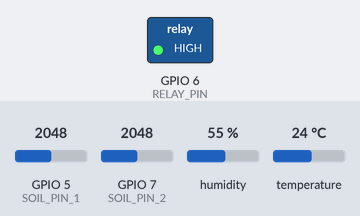
Bench run of a sketch on a simulated ESP32-S3. Shown: switched loads named in the sketch (green lamp = pin HIGH). Inputs (shaded band) come from the test bench; at power-on: GPIO 5 (SOIL_PIN_1) = 2048, GPIO 7 (SOIL_PIN_2) = 2048, humidity 55 %, temperature 24 °C. WiFi joins after 1.5 s; servers stay silent unless stated; uploads are accepted with an empty reply; what the sketch prints to the serial monitor is not drawn.

Above: at 3.7 s.
3.8 s: GPIO 5 (SOIL_PIN_1) set to 2892
5.7 s: GPIO 5 (SOIL_PIN_1) set to 3007
At 7.3 s:
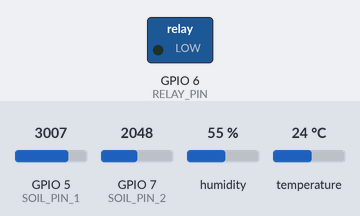
9.0 s: GPIO 5 (SOIL_PIN_1) set to 2866
At 10.7 s:
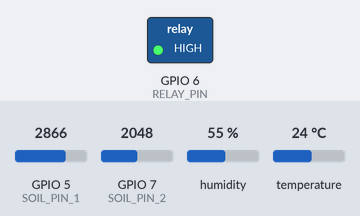
11.0 s: GPIO 5 (SOIL_PIN_1) set to 3540
At 12.0 s:
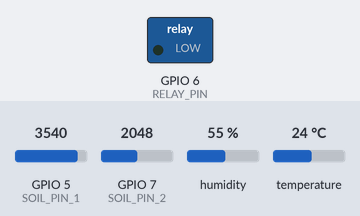
Timing chart, 0 to 14.0 s (numbered marks = the images above; inputs shaded):
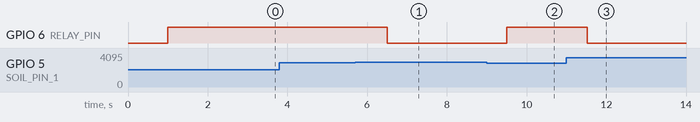

Measured:
- the behaviour switches between 2953 and 2954 on GPIO 5 (SOIL_PIN_1) (found by bisection; images 0 and 1)
- after the input at 3.8 s, every drawn part: stays the same
- after the input at 5.7 s, GPIO 6 (RELAY_PIN): HIGH → LOW after 0.80 s
- after the input at 9.0 s, GPIO 6 (RELAY_PIN): LOW → HIGH after 0.50 s
- after the input at 11.0 s, GPIO 6 (RELAY_PIN): HIGH → LOW after 0.53 s

The sketch:

WORKING_CODE_wifi_changed.ino
```cpp
#include <WiFi.h>
#include <WiFiClientSecure.h>
#include <HTTPClient.h>
#include <ArduinoJson.h>
#include "DHT.h"

// --- Wi-Fi Credentials ---
const char* ssid = "Nishant ka phone";
const char* password = "nishant1234";

// --- Firebase Database URL (NO trailing slash) ---
const String FIREBASE_URL = "https://auto-irrigation-system-8225b-default-rtdb.asia-southeast1.firebasedatabase.app";

// --- Hardware Pins ---
const int DHT_PIN    = 4; // DHT11 Data Pin
const int SOIL_PIN_1 = 5; // Soil Sensor 1 (AO)
const int RELAY_PIN  = 6; // Relay IN Pin
const int SOIL_PIN_2 = 7; // Soil Sensor 2 (AO)

#define DHTTYPE DHT11
DHT dht(DHT_PIN, DHTTYPE);

// --- Thresholds & Calibration ---
const int DRY_ADC_VAL          = 4095; // ADC reading in dry air (0% moisture)
const int WET_ADC_VAL          = 1200; // ADC reading submerged in water (100% moisture)
const int MOISTURE_THRESHOLD   = 2500; // Above this = Dry soil (Pump ON)
const int CRITICAL_WILT_LIMIT  = 3500; // Emergency dry limit (overrides heat lockout)
const float MAX_SAFE_TEMP      = 35.0; // Thermal lockout above 35C
const int SENSOR_DELTA_LIMIT   = 5000; // Set to 5000 for 1-cup testing (Change to 1000 for fault demo)

// --- Independent Non-Blocking Timers ---
unsigned long lastSerialPrint = 0; // Runs every 1 second (1000 ms)
unsigned long lastCloudSync   = 0; // Runs every 3 seconds (3000 ms)

bool autoMode = true;

// Shared state variables
int soil1 = 0, soil2 = 0, avgMoisture = 0, moisturePct = 0;
float tempC = 0.0, humidity = 0.0, vpd = 0.0;
bool dhtError = false, sensorFault = false, thermalLockout = false, pumpRunning = false;

void setup() {
  Serial.begin(115200);
  delay(1000);

  // CRITICAL: Configure ADC attenuation to 11dB (0 - 3.1V full-scale)
  // Without this, ESP32 ADC caps at 1.1V, causing soil sensors to read 4095 (0% moisture)!
  analogSetAttenuation(ADC_11db);

  pinMode(RELAY_PIN, OUTPUT);
  digitalWrite(RELAY_PIN, HIGH); // Pump OFF by default (Active-LOW relay)

  pinMode(SOIL_PIN_1, INPUT);
  pinMode(SOIL_PIN_2, INPUT);

  dht.begin();

  // Connect to Wi-Fi
  WiFi.mode(WIFI_STA);
  WiFi.begin(ssid, password);
  Serial.print("Connecting to Wi-Fi");
  while (WiFi.status() != WL_CONNECTED) {
    delay(500);
    Serial.print(".");
  }
  Serial.println("\nConnected to Wi-Fi! IP: " + WiFi.localIP().toString());
}

void loop() {
  unsigned long currentMillis = millis();

  // =========================================================================
  // TASK 1: READ SENSORS & PRINT TO SERIAL MONITOR EVERY 1 SECOND (1000 ms)
  // =========================================================================
  if (currentMillis - lastSerialPrint >= 1000) {
    lastSerialPrint = currentMillis;

    // 1. Read Soil Sensors & Calculate Average + Percentage (0-100%)
    soil1 = analogRead(SOIL_PIN_1);
    soil2 = analogRead(SOIL_PIN_2);
    avgMoisture = (soil1 + soil2) / 2;
    moisturePct = constrain(map(avgMoisture, DRY_ADC_VAL, WET_ADC_VAL, 0, 100), 0, 100);

    sensorFault = (abs(soil1 - soil2) > SENSOR_DELTA_LIMIT);

    // 2. Read Temperature & Humidity from DHT11
    float rawTemp = dht.readTemperature();
    float rawHum  = dht.readHumidity();

    if (isnan(rawTemp) || isnan(rawHum)) {
      dhtError = true;
    } else {
      dhtError = false;
      tempC = rawTemp;
      humidity = rawHum;
      // Calculate Vapor Pressure Deficit (VPD in kPa)
      float es = 0.61078 * exp((17.27 * tempC) / (tempC + 237.3));
      vpd = es * (1.0 - (humidity / 100.0));
    }

    // 3. Evaluate Local Auto Logic
    // When temperature exceeds 35°C, thermalLockout is STRICTLY ENFORCED in Auto mode
    thermalLockout = (!dhtError && tempC > MAX_SAFE_TEMP);

    if (autoMode) {
      if (thermalLockout) {
        digitalWrite(RELAY_PIN, HIGH); // Pump strictly LOCKED OUT (OFF) when temp > 35°C
      } else if (sensorFault) {
        digitalWrite(RELAY_PIN, HIGH); // Pump OFF on sensor fault
      } else if (avgMoisture > MOISTURE_THRESHOLD) {
        digitalWrite(RELAY_PIN, LOW);  // Pump ON (Dry soil)
      } else {
        digitalWrite(RELAY_PIN, HIGH); // Pump OFF
      }
    }

    pumpRunning = (digitalRead(RELAY_PIN) == LOW);

    // 4. Print 1-Second Live Update to Serial Monitor
    if (dhtError) {
      Serial.printf("[1s Live] Temp: DHT_ERR | Soil1: %d | Soil2: %d | Avg: %d (%d%%) | Pump: %s\n",
                    soil1, soil2, avgMoisture, moisturePct, pumpRunning ? "ON" : "OFF");
    } else {
      Serial.printf("[1s Live] Temp: %.1f °C | Hum: %.1f %% | VPD: %.2f kPa | Soil1: %d | Soil2: %d | Avg: %d (%d%%) | Pump: %s\n",
                    tempC, humidity, vpd, soil1, soil2, avgMoisture, moisturePct, pumpRunning ? "ON" : "OFF");
    }
  }

  // =========================================================================
  // TASK 2: SYNC WITH FIREBASE CLOUD EVERY 3 SECONDS (3000 ms)
  // =========================================================================
  if (currentMillis - lastCloudSync >= 3000) {
    lastCloudSync = currentMillis;

    if (WiFi.status() == WL_CONNECTED) {
      WiFiClientSecure client;
      client.setInsecure();
      HTTPClient http;

      // 1. Fetch Remote Commands from Firebase
      if (http.begin(client, FIREBASE_URL + "/commands.json")) {
        int getCode = http.GET();
        if (getCode == HTTP_CODE_OK) {
          String response = http.getString();
          JsonDocument cmdDoc;
          if (!deserializeJson(cmdDoc, response)) {
            const char* modeStr = cmdDoc["mode"];
            const char* pumpStr = cmdDoc["pump"];

            if (modeStr) {
              if (strcmp(modeStr, "manual") == 0) autoMode = false;
              else if (strcmp(modeStr, "auto") == 0) autoMode = true;
            }

            if (!autoMode && pumpStr) {
              if (strcmp(pumpStr, "on") == 0) digitalWrite(RELAY_PIN, LOW);
              else if (strcmp(pumpStr, "off") == 0) digitalWrite(RELAY_PIN, HIGH);
            }
          }
        }
        http.end();
      }

      pumpRunning = (digitalRead(RELAY_PIN) == LOW);

      // 2. Push Latest Telemetry to Firebase
      JsonDocument telDoc;
      telDoc["moisture"]       = avgMoisture;
      telDoc["avgMoisture"]    = avgMoisture;
      telDoc["moisturePct"]    = moisturePct;
      telDoc["soil1"]          = soil1;
      telDoc["soil2"]          = soil2;
      telDoc["temp"]           = serialized(String(tempC, 1));
      telDoc["humidity"]       = serialized(String(humidity, 1));
      telDoc["vpd"]            = serialized(String(vpd, 2));
      telDoc["pumpOn"]         = pumpRunning;
      telDoc["autoMode"]       = autoMode;
      telDoc["sensorFault"]    = sensorFault;
      telDoc["thermalLockout"] = thermalLockout;

      String payload;
      serializeJson(telDoc, payload);

      if (http.begin(client, FIREBASE_URL + "/telemetry.json")) {
        http.addHeader("Content-Type", "application/json");
        int putCode = http.PUT(payload);
        http.end();
        Serial.printf("   >>> [Cloud Synced - HTTP %d]\n", putCode);
      }
    } else {
      Serial.println("   >>> [Wi-Fi Disconnected! Reconnecting...]");
      WiFi.reconnect();
    }
  }
}
```
